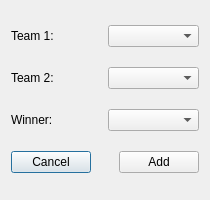
<?xml version="1.0" encoding="UTF-8"?>
<ui version="4.0">
 <class>addMatchDialog</class>
 <widget class="QDialog" name="addMatchDialog">
  <property name="geometry">
   <rect>
    <x>0</x>
    <y>0</y>
    <width>210</width>
    <height>200</height>
   </rect>
  </property>
  <property name="minimumSize">
   <size>
    <width>210</width>
    <height>200</height>
   </size>
  </property>
  <property name="maximumSize">
   <size>
    <width>210</width>
    <height>200</height>
   </size>
  </property>
  <property name="windowTitle">
   <string>addMatchDialog</string>
  </property>
  <layout class="QHBoxLayout" name="horizontalLayout_2">
   <item>
    <layout class="QVBoxLayout" name="finalLayout">
     <item>
      <layout class="QHBoxLayout" name="team1Layout">
       <item>
        <widget class="QLabel" name="team1Label">
         <property name="text">
          <string>Team 1:</string>
         </property>
        </widget>
       </item>
       <item>
        <widget class="QComboBox" name="team1Input"/>
       </item>
      </layout>
     </item>
     <item>
      <layout class="QHBoxLayout" name="team2Layout">
       <item>
        <widget class="QLabel" name="team2Label">
         <property name="text">
          <string>Team 2:</string>
         </property>
        </widget>
       </item>
       <item>
        <widget class="QComboBox" name="team2Input"/>
       </item>
      </layout>
     </item>
     <item>
      <layout class="QHBoxLayout" name="winnerLayout">
       <item>
        <widget class="QLabel" name="winnerLabel">
         <property name="text">
          <string>Winner:</string>
         </property>
        </widget>
       </item>
       <item>
        <widget class="QComboBox" name="winnerInput"/>
       </item>
      </layout>
     </item>
     <item>
      <layout class="QHBoxLayout" name="horizontalLayout">
       <item>
        <widget class="QPushButton" name="cancelButton">
         <property name="text">
          <string>Cancel</string>
         </property>
        </widget>
       </item>
       <item>
        <spacer name="horizontalSpacer">
         <property name="orientation">
          <enum>Qt::Horizontal</enum>
         </property>
         <property name="sizeHint" stdset="0">
          <size>
           <width>40</width>
           <height>20</height>
          </size>
         </property>
        </spacer>
       </item>
       <item>
        <widget class="QPushButton" name="addButton">
         <property name="text">
          <string>Add</string>
         </property>
        </widget>
       </item>
      </layout>
     </item>
    </layout>
   </item>
  </layout>
 </widget>
 <layoutdefault spacing="6" margin="11"/>
 <resources/>
 <connections/>
</ui>
